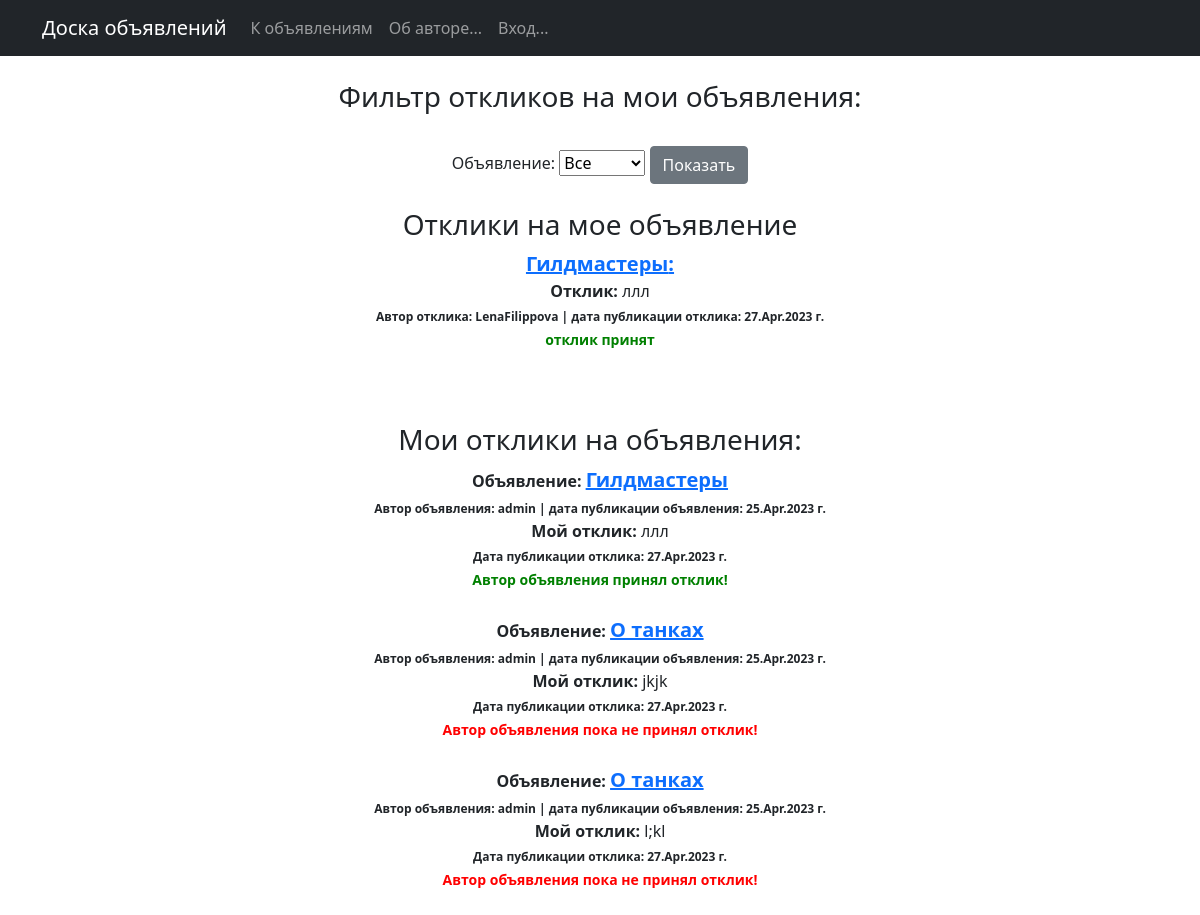
The app's page /responses/2 (signed in) with its own data.
### board/models.py (models this page shows, shortened)
class Post(models.Model):
    author = models.ForeignKey(User, on_delete=models.CASCADE)
    CATEGORY = (
        ('tanks', 'Танки'),
        ('healers', 'Хилы'),
        ('dd', 'ДД'),
        ('dealers', 'Торговцы'),
        ('gildmasters', 'Гилдмастеры'),
        ('quest_givers', 'Квестгиверы'),
        ('blacksmiths', 'Кузнецы'),
        ('tanners', 'Кожевники'),
        ('potions_makers', 'Зельевары'),
        ('spell_masters', 'Мастера заклинаний')
    )
    category = models.CharField(max_length=15, choices=CATEGORY, verbose_name='Категория...')
    dateCreation = models.DateTimeField(auto_now_add=True)
    title = models.CharField(max_length=256, verbose_name='Названик...')
    text = RichTextField()

class Response(models.Model):
    author = models.ForeignKey(User, on_delete=models.CASCADE)
    text = TextField()
    post = models.ForeignKey(Post, on_delete=models.CASCADE)
    status = models.BooleanField(default=False)
    dateCreation = models.DateTimeField(auto_now_add=True)

### board/views.py (the view, shortened to what this page needs)
# urls.py: path('responses', Responses.as_view(), name='responses'),
class Responses(LoginRequiredMixin, ListView):
    model = Response
    template_name = 'responses.html'
    context_object_name = 'responses'
    def get_context_data(self, **kwargs):
        context = super(Responses, self).get_context_data(**kwargs)
        global title
        """
        Далее в условии - если пользователь попал на страницу через ссылку из письма, в которой содержится
        ID поста для фильтра - фильтр работает по этому ID
        """
        if self.kwargs.get('pk') and Post.objects.filter(id=self.kwargs.get('pk')).exists():
            title = str(Post.objects.get(id=self.kwargs.get('pk')).title)
            print(title)
        context['form'] = ResponsesFilterForm(self.request.user, initial={'title': title})
        context['title'] = title
        if title:
            post_id = Post.objects.get(title=title)
            context['filter_responses'] = list(Response.objects.filter(post_id=post_id).order_by('-dateCreation'))
            context['response_post_id'] = post_id.id
        else:
            context['filter_responses'] = list(Response.objects.filter(post_id__author_id=self.request.user).order_by('-dateCreation'))
        context['myresponses'] = list(Response.objects.filter(author_id=self.request.user).order_by('-dateCreation'))
        return context

### board/forms.py
class ResponsesFilterForm(forms.Form):
    def __init__(self, user, *args, **kwargs):
        super(ResponsesFilterForm, self).__init__(*args, **kwargs)
        self.fields['title'] = forms.ModelChoiceField(
            label='Объявление',
            queryset=Post.objects.filter(author_id=user.id).order_by('-dateCreation').values_list('title', flat=True),
            empty_label="Все",
            required=False
        )

### templates/responses.html (shortened to what this page needs)
{% extends 'flatpages/default.html' %}
{% block content %}
    <br>
    <h3>Фильтр откликов на мои объявления:</h3><br>
	<form method="POST">
        {{ form }}
		<input class="btn btn-secondary" type="submit" value="Показать">
	</form><br>
    {% if title %}
        <h3>Oтклики на мое объявление</h3>
        <a href="/post/{{ response_post_id }}" style="font-size: 20px;"><b>{{ title }}:</b></a><br>
        {% if filter_responses %}
            {% for response in filter_responses %}
                <a><b>Отклик: </b></a>{{ response.text }}<br>
                <span style="font-size: 12px;"><b>Автор отклика: {{ response.author.username }} |
                    дата публикации отклика: {{ response.dateCreation|date:'d.M.Y' }} г.</b></span><br>
                {% if response.status == False %}
                    <a href="/response/accept/{{ response.id }}" style="font-size: 12px; color:green"><b>принять</b></a>
                    <a>&nbsp;&nbsp;&nbsp;</a>
                    <a href="/response/delete/{{ response.id }}" style="font-size: 12px; color:red"><b>удалить</b></a>
                {% else %}
                    <a style="font-size: 14px; color:green"><b>отклик принят</b></a>
                {% endif %}
                <br><br>
            {% endfor %}
        {% else %}
            <br>
            <h5>Откликов нет!</h5>
        {% endif %}
    {% endif %}
    <br><br>
    <h3>Мои отклики на объявления:</h3>
    {% if myresponses %}
        {% for response in myresponses %}
            <a><b>Объявление:</b></a>
            <a href="/post/{{ response.post_id }}" style="font-size: 20px;"><b>{{ response.post.title }}</b></a><br>
            <span style="font-size: 12px;"><b>Автор объявления:  {{ response.post.author.username }} |
                дата публикации объявления: {{ response.post.dateCreation|date:'d.M.Y' }} г.</b></span><br>
            <a><b>Мой отклик:</b></a>
            {{ response.text }}<br>
            <span style="font-size: 12px;"><b>Дата публикации отклика: {{ response.dateCreation|date:'d.M.Y' }} г.</b></span><br>
            {% if response.status == True %}
                <a style="font-size: 14px; color:green"><b>Автор объявления принял отклик!</b></a>
            {% else %}
                <a style="font-size: 14px; color:red"><b>Автор объявления пока не принял отклик!</b></a>
            {% endif %}
        <br><br>
        {% endfor %}
    {% else %}
        <h5>Откликов нет!</h5>
    {% endif %}
{% endblock content %}

### records on screen
Post: title "Гилдмастеры"
Response: text "ллл", author.username "LenaFilippova", dateCreation "27.Apr.2023", status "отклик принят", post "Гилдмастеры", post.author.username "admin", post.dateCreation "25.Apr.2023"
Response: post "О танках", post.author.username "admin", post.dateCreation "25.Apr.2023", text "jkjk", dateCreation "27.Apr.2023", status "Автор объявления пока не принял отклик!"
Response: post "О танках", post.author.username "admin", post.dateCreation "25.Apr.2023", text "l;kl", dateCreation "27.Apr.2023", status "Автор объявления пока не принял отклик!"
